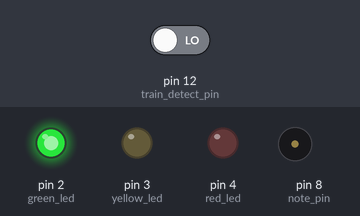
Simulated run of this sketch. Board: Arduino Uno, built with avr-gcc and run on an emulated ATmega328P. Shown: output pins drawn as LEDs (lit = HIGH), buzzer (waves = sounding). The inputs (shaded band) are chosen by the test bench; at power-on: pin 12 (train_detect_pin) LOW.

Above: at 1.2 s.
1.3 s: pin 12 (train_detect_pin) driven HIGH
At 1.42 s:
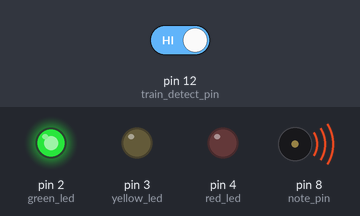
4.3 s: pin 12 (train_detect_pin) driven LOW
At 26.4 s:
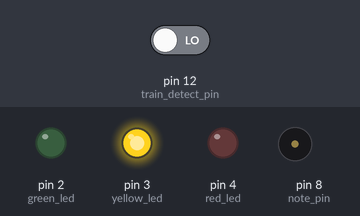
At 28.3 s:
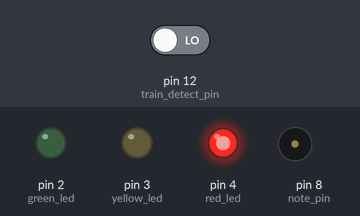
Timing chart, 0 to 29.0 s (numbered marks = the images above; inputs shaded):
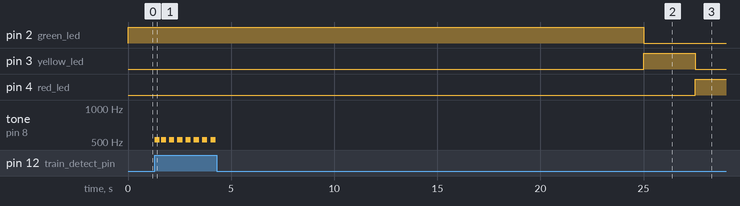

The sketch:

RG_light_control.ino
```cpp
#include "Timer.h"  //https://github.com/JChristensen/Timer

Timer tmr;

const int green_led = 2;
const int yellow_led = 3;
const int red_led = 4;

#define STATE_GREEN 1
#define STATE_YELLOW 2
#define STATE_RED 3

int state;
int next_tick;
int now;

void led_switch() {

    if(now == next_tick)
    {
        switch(state)
        {
            case STATE_GREEN:
            digitalWrite(green_led, HIGH);
            digitalWrite(yellow_led, LOW);
            digitalWrite(red_led, LOW);
            next_tick+=250;         // 25s ÷ 100ms = 250 counts
            state = STATE_YELLOW;
            break;

            case STATE_YELLOW:
            digitalWrite(green_led, LOW);
            digitalWrite(yellow_led, HIGH);
            digitalWrite(red_led, LOW);
            next_tick+=25;          // 2.5s ÷ 100ms = 25 counts
            state = STATE_RED;
            break;

            case STATE_RED:
            digitalWrite(green_led, LOW);
            digitalWrite(yellow_led, LOW);
            digitalWrite(red_led, HIGH);
            next_tick+=50;         // 5s ÷ 100ms = 50 counts
            state = STATE_GREEN;
            break;
        }
    }
}

void myTick() {
    now++;
}

void setup() {
    state = STATE_GREEN;
    next_tick = 0;
    now = 0;

    Serial.begin(9600);

    pinMode(green_led, OUTPUT);
    pinMode(yellow_led, OUTPUT);
    pinMode(red_led, OUTPUT);

    tmr.every(100, myTick);

    parking_init();
}

void loop() {
    tmr.update();
    led_switch();

    parking_poll(now);
    alarm_poll(now);
}
```

Parking_detector.ino
```cpp
#include "pitches.h"

const int train_detect_pin=12;  // digital input
const int note_pin = 8;         // digital output
const int note_duration = 1000 / 4;

int alarm_state = 0;
int note_restart_tick = 0;

void note_restart()
{
    note_restart_tick = now + 3;
    tone(note_pin, NOTE_C5, note_duration);
}

void alarm_poll(int now)
{
    if(alarm_state)
    {
        if(now > note_restart_tick)
        {
            note_restart();
        }
    }
    else
    {
        noTone(note_pin);
    }
}

void parking_init()
{
    pinMode(train_detect_pin, INPUT);
}

void parking_poll(int now)
{
    if(digitalRead(train_detect_pin))
    {
        alarm_state = 1;
    }
    else
    {
        alarm_state = 0;
    }
}
```

pitches.h
```cpp
/*************************************************
   Public Constants
 *************************************************/

#define NOTE_B0  31
#define NOTE_C1  33
#define NOTE_CS1 35
#define NOTE_D1  37
#define NOTE_DS1 39
#define NOTE_E1  41
#define NOTE_F1  44
#define NOTE_FS1 46
#define NOTE_G1  49
#define NOTE_GS1 52
#define NOTE_A1  55
#define NOTE_AS1 58
#define NOTE_B1  62
#define NOTE_C2  65
#define NOTE_CS2 69
#define NOTE_D2  73
#define NOTE_DS2 78
#define NOTE_E2  82
#define NOTE_F2  87
#define NOTE_FS2 93
#define NOTE_G2  98
#define NOTE_GS2 104
#define NOTE_A2  110
#define NOTE_AS2 117
#define NOTE_B2  123
#define NOTE_C3  131
#define NOTE_CS3 139
#define NOTE_D3  147
#define NOTE_DS3 156
#define NOTE_E3  165
#define NOTE_F3  175
#define NOTE_FS3 185
#define NOTE_G3  196
#define NOTE_GS3 208
#define NOTE_A3  220
#define NOTE_AS3 233
#define NOTE_B3  247
#define NOTE_C4  262
#define NOTE_CS4 277
#define NOTE_D4  294
#define NOTE_DS4 311
#define NOTE_E4  330
#define NOTE_F4  349
#define NOTE_FS4 370
#define NOTE_G4  392
#define NOTE_GS4 415
#define NOTE_A4  440
#define NOTE_AS4 466
#define NOTE_B4  494
#define NOTE_C5  523
#define NOTE_CS5 554
#define NOTE_D5  587
#define NOTE_DS5 622
#define NOTE_E5  659
#define NOTE_F5  698
#define NOTE_FS5 740
#define NOTE_G5  784
#define NOTE_GS5 831
#define NOTE_A5  880
#define NOTE_AS5 932
#define NOTE_B5  988
#define NOTE_C6  1047
#define NOTE_CS6 1109
#define NOTE_D6  1175
#define NOTE_DS6 1245
#define NOTE_E6  1319
#define NOTE_F6  1397
#define NOTE_FS6 1480
#define NOTE_G6  1568
#define NOTE_GS6 1661
#define NOTE_A6  1760
#define NOTE_AS6 1865
#define NOTE_B6  1976
#define NOTE_C7  2093
#define NOTE_CS7 2217
#define NOTE_D7  2349
#define NOTE_DS7 2489
#define NOTE_E7  2637
#define NOTE_F7  2794
#define NOTE_FS7 2960
#define NOTE_G7  3136
#define NOTE_GS7 3322
#define NOTE_A7  3520
#define NOTE_AS7 3729
#define NOTE_B7  3951
#define NOTE_C8  4186
#define NOTE_CS8 4435
#define NOTE_D8  4699
#define NOTE_DS8 4978
```

Measured:
- after the input at 1.3 s, tone on pin 8 (note_pin): goes 523 Hz 0.25 s, silent 0.05 s, 6 × (523 Hz 0.25 s, silent 0.15 s), 523 Hz 0.25 s, then silent, starting at once
- after the input at 4.3 s, tone on pin 8 (note_pin): stops changing and stays silent
